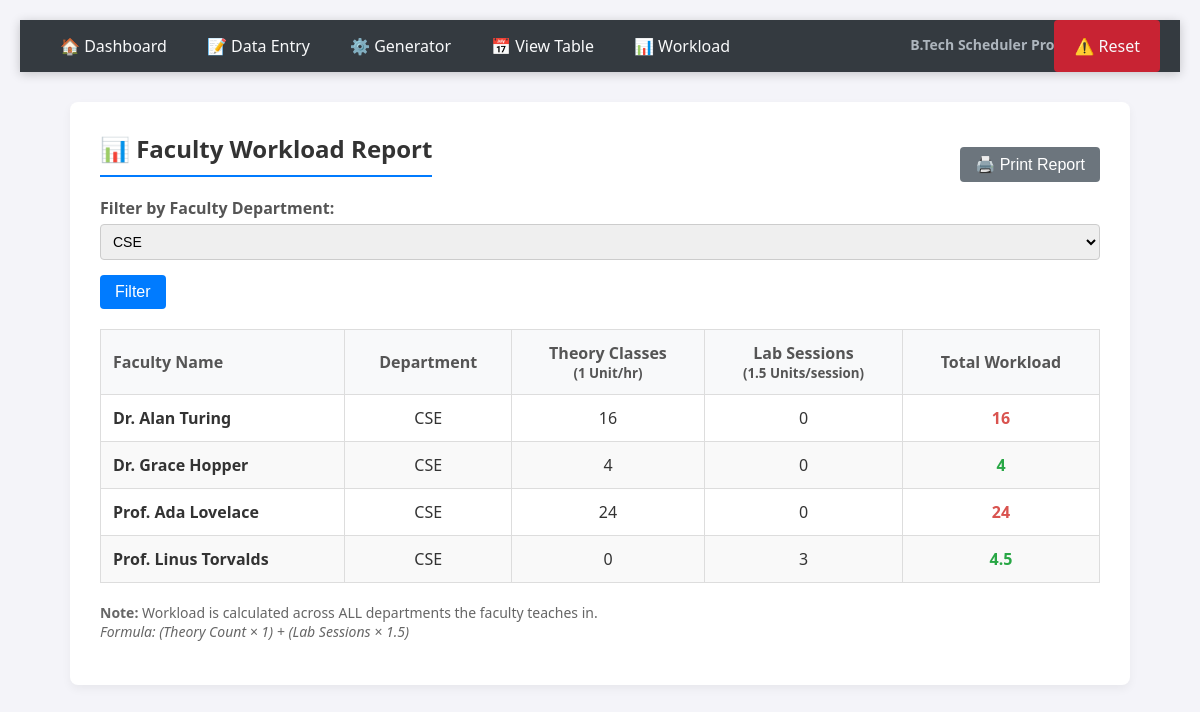
/faculty_workload.php?dept=CSE, run on the app's committed database.
### tables this page shows
CREATE TABLE `faculty` (
  `faculty_id` int(11) NOT NULL,
  `faculty_name` varchar(100) NOT NULL,
  `designation` varchar(50) DEFAULT NULL,
  `department` varchar(50) NOT NULL,
  `availability` enum('MORNING_ONLY','ALL_DAY') DEFAULT 'ALL_DAY'
);

### faculty_workload.php (the view, shortened to what this page needs)
<?php
include 'includes/db_connect.php';
include 'includes/navbar.php';
$branches = ["CSE", "CSE(AIML)", "CSE(DS)", "CSE(CYBER)", "ECE", "MECH", "S&H"];
$selected_dept = isset($_GET['dept']) ? $_GET['dept'] : 'ALL';
?>
<!DOCTYPE html>
<html>
<head>
</head>
<body>
<div class="container">
    <div style="display:flex; justify-content:space-between; align-items:center;">
        <h2>📊 Faculty Workload Report</h2>
        <button onclick="window.print()" style="background:#6c757d;">🖨️ Print Report</button>
    </div>
    <div class="filter-box">
        <form method="get">
            <label><strong>Filter by Faculty Department:</strong></label>
            <select name="dept">
                <?php foreach($branches as $b) {
                    $sel = ($b == $selected_dept) ? 'selected' : '';
                    echo "<option value='$b' $sel>$b</option>";
                } ?>
            </select>
            <button type="submit">Filter</button>
        </form>
    </div>
    <table>
        <thead>
            <tr>
                <th style="text-align:left;">Faculty Name</th>
                <th>Department</th>
                <th>Theory Classes<br><small>(1 Unit/hr)</small></th>
                <th>Lab Sessions<br><small>(1.5 Units/session)</small></th>
                <th>Total Workload</th>
            </tr>
        </thead>
        <tbody>
            <?php
            $sql_fac = "SELECT * FROM faculty";
            if($selected_dept != 'ALL') {
                $sql_fac .= " WHERE department = '$selected_dept'";
            }
            $sql_fac .= " ORDER BY department, faculty_name";
            $res_fac = $conn->query($sql_fac);
            if ($res_fac->num_rows > 0) {
                while($fac = $res_fac->fetch_assoc()) {
                    $fid = $fac['faculty_id'];
                    $sql_theory = "SELECT COUNT(*) as c FROM generated_timetable g
                                   JOIN subjects s ON g.subject_code = s.subject_code
                                   WHERE g.faculty_id = '$fid' AND s.course_type = 'THEORY'";
                    $theory_count = $conn->query($sql_theory)->fetch_assoc()['c'];
                    $sql_lab = "SELECT COUNT(*) as c FROM generated_timetable g
                                JOIN subjects s ON g.subject_code = s.subject_code
                                WHERE g.faculty_id = '$fid' AND s.course_type = 'LAB'";
                    $lab_slots = $conn->query($sql_lab)->fetch_assoc()['c'];
                    $lab_sessions = $lab_slots / 3;
                    $total_load = ($theory_count * 1) + ($lab_sessions * 1.5);
                    $load_class = ($total_load > 15) ? 'high-load' : 'normal-load';
                    echo "<tr>";
                    echo "<td style='text-align:left; font-weight:bold;'>{$fac['faculty_name']}</td>";
                    echo "<td>{$fac['department']}</td>";
                    echo "<td>$theory_count</td>";
                    echo "<td>$lab_sessions</td>";
                    echo "<td class='$load_class'>$total_load</td>";
                    echo "</tr>";
                }
            } else {
                echo "<tr><td colspan='5'>No faculty found.</td></tr>";
            }
            ?>
        </tbody>
    </table>
    <p style="margin-top:20px; color:#666; font-size:14px;">
        <strong>Note:</strong> Workload is calculated across ALL departments the faculty teaches in. <br>
        <em>Formula: (Theory Count × 1) + (Lab Sessions × 1.5)</em>
    </p>
</div>
</body>
</html>

### css/style.css (style rules this page uses)
body { font-family: 'Segoe UI', Tahoma, Geneva, Verdana, sans-serif; background-color: #f0f2f5; margin: 0; padding: 0; color: #333; padding-bottom: 50px; }
h1, h2, h3 { color: #2c3e50; font-weight: 600; margin-top: 0; }
.container { max-width: 1100px; margin: 0 auto; padding: 0 20px; }
label { font-weight: 600; margin-bottom: 5px; display: block; color: #555; }
input[type="text"], input[type="number"], select { width: 100%; padding: 10px; margin-bottom: 15px; border: 1px solid #ced4da; border-radius: 5px; box-sizing: border-box; font-size: 14px; transition: border-color 0.2s; }
button, .btn { display: inline-block; padding: 10px 20px; font-size: 16px; border: none; border-radius: 5px; cursor: pointer; color: white; text-align: center; transition: background 0.2s, transform 0.1s; font-weight: 500; }
table { width: 100%; border-collapse: collapse; margin-top: 10px; background: white; }
th, td { border: 1px solid #dee2e6; padding: 12px; text-align: center; }
th { background-color: #007bff; color: white; border-bottom: 2px solid #0056b3; }
tr:nth-child(even) { background-color: #f8f9fa; }

### includes/navbar.php (style rules this page uses)
body { margin: 0; font-family: 'Segoe UI', Tahoma, Geneva, Verdana, sans-serif; background-color: #f4f4f9; }

### faculty_workload.php (style rules this page uses)
body { font-family: 'Segoe UI', sans-serif; background-color: #f4f4f9; padding: 20px; }
.container { max-width: 1000px; margin: 0 auto; background: white; padding: 30px; border-radius: 8px; box-shadow: 0 4px 10px rgba(0,0,0,0.05); }
h2 { margin-top: 0; color: #333; border-bottom: 2px solid #007bff; padding-bottom: 10px; }
table { width: 100%; border-collapse: collapse; margin-top: 20px; }
th, td { border: 1px solid #ddd; padding: 12px; text-align: center; }
th { background-color: #f8f9fa; color: #555; }
tr:nth-child(even) { background-color: #f9f9f9; }
.high-load { color: #d9534f; font-weight: bold; }
.normal-load { color: #28a745; font-weight: bold; }
.filter-box { margin-bottom: 20px; }
select { padding: 8px; border-radius: 4px; border: 1px solid #ccc; }
button { padding: 8px 15px; background: #007bff; color: white; border: none; border-radius: 4px; cursor: pointer; }

### data on the page
faculty: faculty_name "Dr. Alan Turing", department "CSE", theory_count "16", lab_sessions "0", total_load "16"
faculty: faculty_name "Dr. Grace Hopper", department "CSE", theory_count "4", lab_sessions "0", total_load "4"
faculty: faculty_name "Prof. Ada Lovelace", department "CSE", theory_count "24", lab_sessions "0", total_load "24"
faculty: faculty_name "Prof. Linus Torvalds", department "CSE", theory_count "0", lab_sessions "3", total_load "4.5"

### other printed values
form field dept "CSE"
